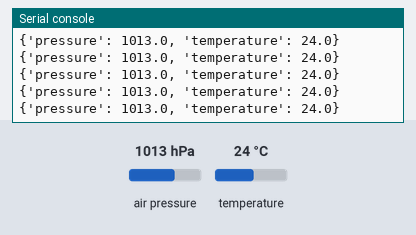
Bench run of a program on a simulated Raspberry Pi Pico running MicroPython. Parts: the last lines printed to the serial console. The test bench sets the inputs (shaded band); at power-on: air pressure 1013 hPa, temperature 24 °C. The interpreter's speed is modelled, so counts of loop turns are approximate.

Above: at 1.2 s.
1.3 s: air pressure set to 952 hPa
At 1.33 s:
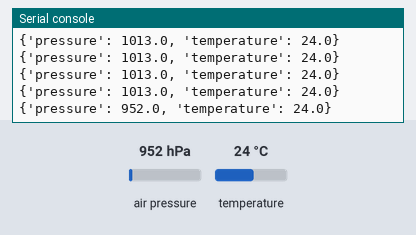
2.8 s: temperature set to 12 °C
At 2.85 s:
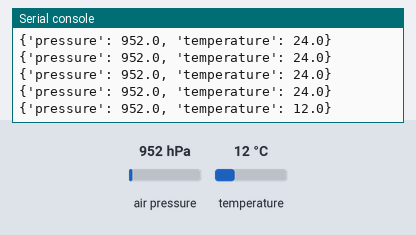
4.3 s: air pressure set to 975 hPa
At 4.37 s:
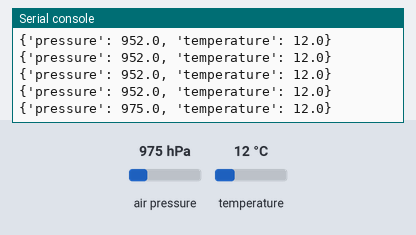
Timing chart, 0 to 7.3 s (numbered marks = the images above; inputs shaded):
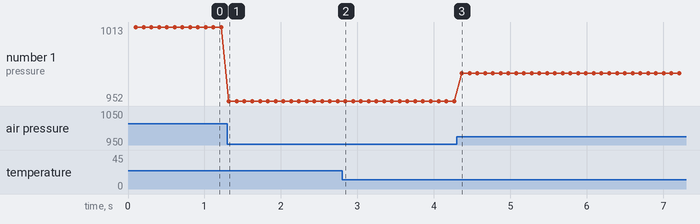

Measured:
- after the input at 1.3 s, the serial console: prints a new line at once (image 1)
- after the input at 2.8 s, the serial console: prints a new line at once (image 2)
- after the input at 4.3 s, the serial console: prints a new line after 0.07 s (image 3)
- plotted number 1: 1013 → 952 after the input at 1.3 s, 952 → 975 after the input at 4.3 s

The program:

lps22hbtr.py
```python
# code based on examples provided by Waveshare for the Pico-10DOF-IMU
import time
from machine import I2C

# i2c address
LPS22HB_I2C_ADDRESS = 0x5C
#
LPS_ID = 0xB1
# Register
LPS_INT_CFG = 0x0B  # Interrupt register
LPS_THS_P_L = 0x0C  # Pressure threshold registers
LPS_THS_P_H = 0x0D
LPS_WHO_AM_I = 0x0F  # Who am I
LPS_CTRL_REG1 = 0x10  # Control registers
LPS_CTRL_REG2 = 0x11
LPS_CTRL_REG3 = 0x12
LPS_FIFO_CTRL = 0x14  # FIFO configuration register
LPS_REF_P_XL = 0x15  # Reference pressure registers
LPS_REF_P_L = 0x16
LPS_REF_P_H = 0x17
LPS_RPDS_L = 0x18  # Pressure offset registers
LPS_RPDS_H = 0x19
LPS_RES_CONF = 0x1A  # Resolution register
LPS_INT_SOURCE = 0x25  # Interrupt register
LPS_FIFO_STATUS = 0x26  # FIFO status register
LPS_STATUS = 0x27  # Status register
LPS_PRESS_OUT_XL = 0x28  # Pressure output registers
LPS_PRESS_OUT_L = 0x29
LPS_PRESS_OUT_H = 0x2A
LPS_TEMP_OUT_L = 0x2B  # Temperature output registers
LPS_TEMP_OUT_H = 0x2C
LPS_RES = 0x33  # Filter reset register


class LPS22HB(object):
    def __init__(self, address=LPS22HB_I2C_ADDRESS):
        self._address = address
        self._bus = I2C(1)
        self.LPS22HB_RESET()  # Wait for reset to complete
        # BDU, ODR 75Hz, LP ODR/20
        self._write_byte(LPS_CTRL_REG1, 0b0_101_11_1_0)

    def LPS22HB_RESET(self):
        Buf = self._read_u16(LPS_CTRL_REG2)
        Buf |= 0x04
        self._write_byte(LPS_CTRL_REG2, Buf)  # SWRESET Set 1
        while Buf:
            Buf = self._read_u16(LPS_CTRL_REG2)
            Buf &= 0x04

    def _read_byte(self, cmd):
        rec = self._bus.readfrom_mem(int(self._address), int(cmd), 1)
        return rec[0]

    def _read_u16(self, cmd):
        LSB = self._bus.readfrom_mem(int(self._address), int(cmd), 1)
        MSB = self._bus.readfrom_mem(int(self._address), int(cmd) + 1, 1)
        return (MSB[0] << 8) + LSB[0]

    def _write_byte(self, cmd, val):
        self._bus.writeto_mem(int(self._address), int(cmd), bytes([int(val)]))

    def read_sensor(self):
        response = {}
        u8Buf = [0, 0, 0]
        u8Buf[0] = self._read_byte(LPS_PRESS_OUT_XL)
        u8Buf[1] = self._read_byte(LPS_PRESS_OUT_L)
        u8Buf[2] = self._read_byte(LPS_PRESS_OUT_H)
        response["pressure"] = (
            (u8Buf[2] << 16) + (u8Buf[1] << 8) + u8Buf[0]
        ) / 4096.0
        u8Buf[0] = self._read_byte(LPS_TEMP_OUT_L)
        u8Buf[1] = self._read_byte(LPS_TEMP_OUT_H)
        response["temperature"] = ((u8Buf[1] << 8) + u8Buf[0]) / 100.0
        return response


if __name__ == "__main__":
    lps22hb = LPS22HB()
    while True:
        time.sleep(0.1)
        print(lps22hb.read_sensor())
```
